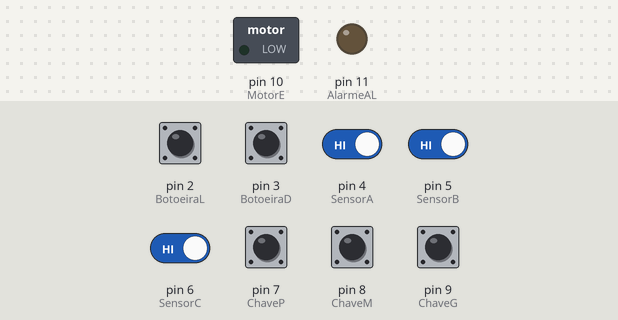
Simulated run of this sketch. Board: Arduino Uno, built with avr-gcc and run on an emulated ATmega328P. On the bench: switched loads named in the sketch (green lamp = pin HIGH), output pins drawn as LEDs (lit = HIGH). The inputs (shaded band) are chosen by the test bench; at power-on: pin 2 (BotoeiraL), pin 3 (BotoeiraD), pin 4 (SensorA), pin 5 (SensorB), pin 6 (SensorC), pin 7 (ChaveP), pin 8 (ChaveM), pin 9 (ChaveG) HIGH.

Above: at 1.2 s.
1.3 s: pin 2 (BotoeiraL) pulled LOW for 0.15 s
At 2.5 s:
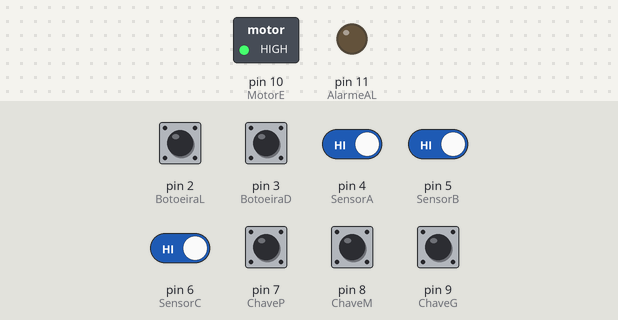
2.9 s: pin 4 (SensorA) driven LOW
At 3.4 s:
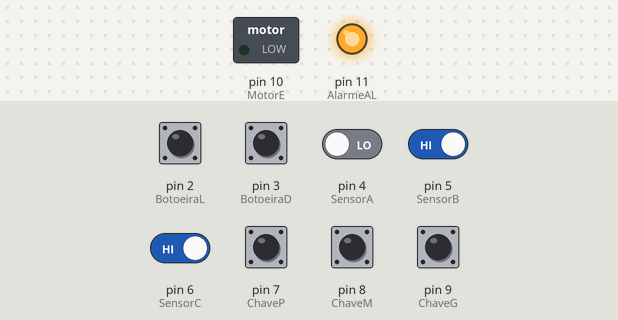
4.5 s: pin 3 (BotoeiraD) pulled LOW for 0.15 s
At 5.7 s:
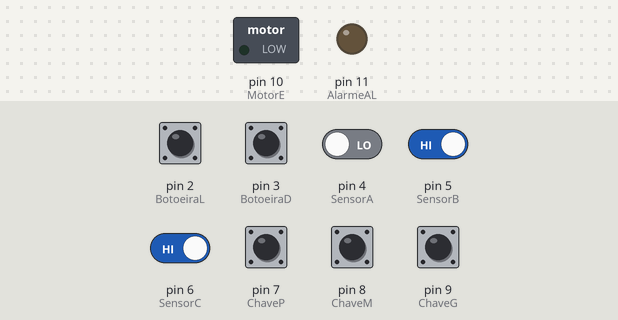
6.1 s: pin 2 (BotoeiraL) pulled LOW for 1 s
At 7.7 s:
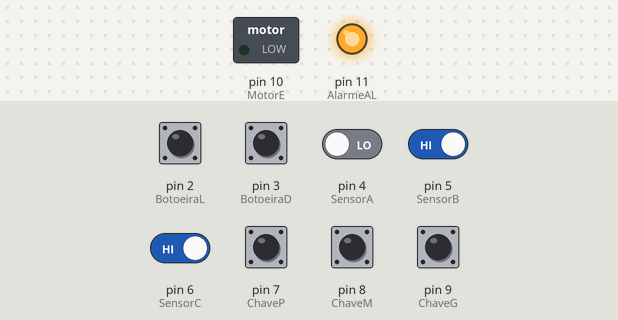
Timing chart, 0 to 9.2 s (numbered marks = the images above; inputs shaded):
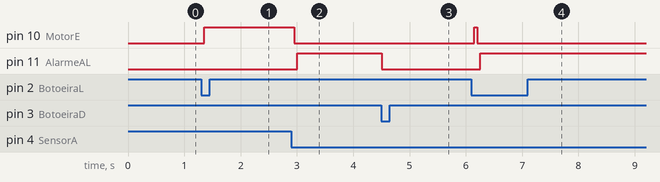

The sketch:

EX16.ino
```cpp
/* ************************************************************************

Colégio SATC
Curso Técnico em Mecatrônica
Disciplina: Sistemas Embarcados
Turma: 3191
Professor: Marcos Antonio Jeremias Coelho

Programa: Exercício 16, Classificador de Garrafas por Tamanho (MEF)

Autor: Augusto Bredlau Pinz
Data: 14/06/2026
Versão: 1.0

************************************************************************ */

const int EstadoAguardandoStart = 0;
const int EstadoMovendoEsteira = 1;
const int EstadoAnaliseSensores = 2;
const int EstadoAlarmeIncompativel = 3;
const int BotoeiraL = 2;
const int BotoeiraD = 3;
const int SensorA = 4;
const int SensorB = 5;
const int SensorC = 6;
const int ChaveP = 7;
const int ChaveM = 8;
const int ChaveG = 9;
const int MotorE = 10;
const int AlarmeAL = 11;
int EstadoAtual = EstadoAguardandoStart;
int TamanhoDetectado = 0;
int TamanhoSelecionado = 0;

void setup() {
  pinMode(BotoeiraL, INPUT_PULLUP);
  pinMode(BotoeiraD, INPUT_PULLUP);
  pinMode(SensorA, INPUT_PULLUP);
  pinMode(SensorB, INPUT_PULLUP);
  pinMode(SensorC, INPUT_PULLUP);
  pinMode(ChaveP, INPUT_PULLUP);
  pinMode(ChaveM, INPUT_PULLUP);
  pinMode(ChaveG, INPUT_PULLUP);
  pinMode(MotorE, OUTPUT);
  pinMode(AlarmeAL, OUTPUT);
  desligarAtuadores();
}

void loop() {
  if (digitalRead(BotoeiraD) == LOW) {
    EstadoAtual = EstadoAguardandoStart;
  }

  switch (EstadoAtual) {

    case EstadoAguardandoStart:
      desligarAtuadores();
      if (digitalRead(BotoeiraL) == LOW) {
        EstadoAtual = EstadoMovendoEsteira;
      }
      break;

    case EstadoMovendoEsteira:
      digitalWrite(MotorE, HIGH);
      digitalWrite(AlarmeAL, LOW);
      if (digitalRead(SensorA) == LOW || digitalRead(SensorB) == LOW || digitalRead(SensorC) == LOW) {
        EstadoAtual = EstadoAnaliseSensores;
      }
      break;

    case EstadoAnaliseSensores:
      if (digitalRead(SensorA) == LOW && digitalRead(SensorB) == LOW && digitalRead(SensorC) == LOW) {
        TamanhoDetectado = 3;
      } else if (digitalRead(SensorA) == LOW && digitalRead(SensorB) == LOW) {
        TamanhoDetectado = 2;
      } else if (digitalRead(SensorA) == LOW) {
        TamanhoDetectado = 1;
      } else {
        TamanhoDetectado = 0;
      }

      if (digitalRead(ChaveP) == LOW) {
        TamanhoSelecionado = 1;
      } else if (digitalRead(ChaveM) == LOW) {
        TamanhoSelecionado = 2;
      } else if (digitalRead(ChaveG) == LOW) {
        TamanhoSelecionado = 3;
      }

      if (TamanhoDetectado > 0) {
        if (TamanhoDetectado == TamanhoSelecionado) {
          EstadoAtual = EstadoMovendoEsteira;
        } else {
          digitalWrite(MotorE, LOW);
          EstadoAtual = EstadoAlarmeIncompativel;
        }
      } else {
        EstadoAtual = EstadoMovendoEsteira;
      }
      break;

    case EstadoAlarmeIncompativel:
      digitalWrite(MotorE, LOW);
      digitalWrite(AlarmeAL, HIGH);
      if (digitalRead(SensorA) == HIGH && digitalRead(SensorB) == HIGH && digitalRead(SensorC) == HIGH) {
        if (digitalRead(BotoeiraL) == LOW) {
          EstadoAtual = EstadoMovendoEsteira;
        }
      }
      break;
  }
  delay(50);
}

void desligarAtuadores() {
  digitalWrite(MotorE, LOW);
  digitalWrite(AlarmeAL, LOW);
}
```

Measured:
- after the input at 1.3 s, pin 10 (MotorE): LOW → HIGH after 0.05 s
- after the input at 2.9 s, pin 10 (MotorE): HIGH → LOW after 0.05 s; pin 11 (AlarmeAL): LOW → HIGH after 0.10 s
- after the input at 4.5 s, pin 11 (AlarmeAL): HIGH → LOW at once
- after the input at 6.1 s, pin 10 (MotorE): LOW → HIGH after 0.05 s, → LOW 0.05 s later; pin 11 (AlarmeAL): LOW → HIGH after 0.15 s
